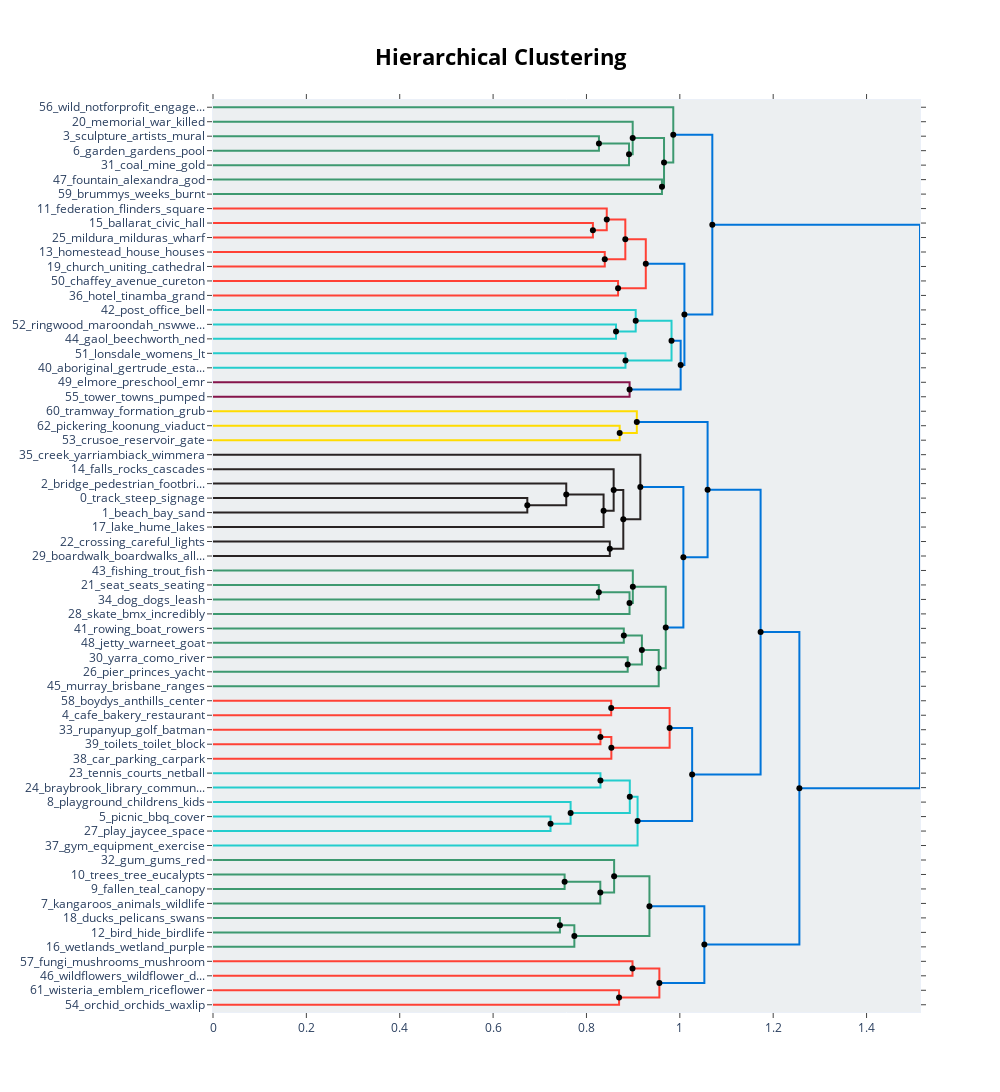

The notebook cell this image was saved under:
### Code cell
# what happen when merging topics as well
hierarchical_topics = topic_model.hierarchical_topics(docs)
topic_model.visualize_hierarchy(hierarchical_topics=hierarchical_topics)

### Figure 1 — Plotly figure (JSON) as saved in the notebook; plotly's stock layout.template omitted (floating-point values rounded to 4 significant figures)
{"data": [{"hoverinfo": "text", "marker": {"color": "rgb(61,153,112)"}, "mode": "lines", "text": ["sculpture_artists_mural_art_wall", "", "", "garden_gardens_pool_botanic_swimming"], "type": "scatter", "x": [0, 0.8267, 0.8267, 0], "xaxis": "x", "y": [-25, -25, -35, -35], "yaxis": "y"}, {"hoverinfo": "text", "marker": {"color": "rgb(61,153,112)"}, "mode": "lines", "text": ["garden_sculpture_gardens_mural_pool", "", "", "coal_mine_gold_foundations_remains"], "type": "scatter", "x": [0.8267, 0.8912, 0.8912, 0], "xaxis": "x", "y": [-30, -30, -45, -45], "yaxis": "y"}, {"hoverinfo": "text", "marker": {"color": "rgb(61,153,112)"}, "mode": "lines", "text": ["memorial_war_killed_cenotaph_john", "", "", "garden_sculpture_gardens_mural_pool"], "type": "scatter", "x": [0, 0.899, 0.899, 0.8912], "xaxis": "x", "y": [-15, -15, -37.5, -37.5], "yaxis": "y"}, {"hoverinfo": "text", "marker": {"color": "rgb(61,153,112)"}, "mode": "lines", "text": ["fountain_alexandra_god_7th_traill", "", "", "brummys_weeks_burnt_bremner_elms"], "type": "scatter", "x": [0, 0.9617, 0.9617, 0], "xaxis": "x", "y": [-55, -55, -65, -65], "yaxis": "y"}, {"hoverinfo": "text", "marker": {"color": "rgb(61,153,112)"}, "mode": "lines", "text": ["gardens_garden_sculpture_memorial_mural", "", "", "fountain_alexandra_god_brummys_weeks"], "type": "scatter", "x": [0.899, 0.9662, 0.9662, 0.9617], "xaxis": "x", "y": [-26.25, -26.25, -60, -60], "yaxis": "y"}, {"hoverinfo": "text", "marker": {"color": "rgb(61,153,112)"}, "mode": "lines", "text": ["wild_notforprofit_engagement_nature_website", "", "", "gardens_garden_sculpture_memorial_pool"], "type": "scatter", "x": [0, 0.986, 0.986, 0.9662], "xaxis": "x", "y": [-5, -5, -43.12, -43.12], "yaxis": "y"}, {"hoverinfo": "text", "marker": {"color": "rgb(255,65,54)"}, "mode": "lines", "text": ["ballarat_civic_hall_cinema_building", "", "", "mildura_milduras_wharf_shillidays_ave"], "type": "scatter", "x": [0, 0.8138, 0.8138, 0], "xaxis": "x", "y": [-85, -85, -95, -95], "yaxis": "y"}, {"hoverinfo": "text", "marker": {"color": "rgb(255,65,54)"}, "mode": "lines", "text": ["federation_flinders_square_argus_arena", "", "", "mildura_ballarat_hall_civic_cinema"], "type": "scatter", "x": [0, 0.8435, 0.8435, 0.8138], "xaxis": "x", "y": [-75, -75, -90, -90], "yaxis": "y"}, {"hoverinfo": "text", "marker": {"color": "rgb(255,65,54)"}, "mode": "lines", "text": ["homestead_house_houses_prefabricated_imported", "", "", "church_uniting_cathedral_sacred_anglican"], "type": "scatter", "x": [0, 0.8392, 0.8392, 0], "xaxis": "x", "y": [-105, -105, -115, -115], "yaxis": "y"}, {"hoverinfo": "text", "marker": {"color": "rgb(255,65,54)"}, "mode": "lines", "text": ["mildura_wharf_federation_ballarat_hall", "", "", "church_uniting_sacred_cathedral_catholic"], "type": "scatter", "x": [0.8435, 0.8832, 0.8832, 0.8392], "xaxis": "x", "y": [-82.5, -82.5, -110, -110], "yaxis": "y"}, {"hoverinfo": "text", "marker": {"color": "rgb(255,65,54)"}, "mode": "lines", "text": ["chaffey_avenue_cureton_bungalow_gatehouse", "", "", "hotel_tinamba_grand_morgala_hardiman"], "type": "scatter", "x": [0, 0.8677, 0.8677, 0], "xaxis": "x", "y": [-125, -125, -135, -135], "yaxis": "y"}, {"hoverinfo": "text", "marker": {"color": "rgb(255,65,54)"}, "mode": "lines", "text": ["church_mildura_homestead_building_house", "", "", "hotel_chaffey_edwardian_tinamba_avenue"], "type": "scatter", "x": [0.8832, 0.9271, 0.9271, 0.8677], "xaxis": "x", "y": [-96.25, -96.25, -130, -130], "yaxis": "y"}, {"hoverinfo": "text", "marker": {"color": "rgb(35,205,205)"}, "mode": "lines", "text": ["ringwood_maroondah_nswwestpac_finnish_savings", "", "", "gaol_beechworth_ned_precinct_prisoners"], "type": "scatter", "x": [0, 0.8633, 0.8633, 0], "xaxis": "x", "y": [-155, -155, -165, -165], "yaxis": "y"}, {"hoverinfo": "text", "marker": {"color": "rgb(35,205,205)"}, "mode": "lines", "text": ["post_office_bell_clock_letterbox", "", "", "beechworth_ringwood_gaol_ned_courthouse"], "type": "scatter", "x": [0, 0.9055, 0.9055, 0.8633], "xaxis": "x", "y": [-145, -145, -160, -160], "yaxis": "y"}, {"hoverinfo": "text", "marker": {"color": "rgb(35,205,205)"}, "mode": "lines", "text": ["lonsdale_womens_lt_clinic_364378", "", "", "aboriginal_gertrude_established_koori_health"], "type": "scatter", "x": [0, 0.8836, 0.8836, 0], "xaxis": "x", "y": [-175, -175, -185, -185], "yaxis": "y"}, {"hoverinfo": "text", "marker": {"color": "rgb(35,205,205)"}, "mode": "lines", "text": ["office_post_ringwood_beechworth_bell", "", "", "aboriginal_lonsdale_gertrude_womens_women"], "type": "scatter", "x": [0.9055, 0.9822, 0.9822, 0.8836], "xaxis": "x", "y": [-152.5, -152.5, -180, -180], "yaxis": "y"}, {"hoverinfo": "text", "marker": {"color": "rgb(133,20,75)"}, "mode": "lines", "text": ["elmore_preschool_emr_station_kathleen", "", "", "tower_towns_pumped_supply_towers"], "type": "scatter", "x": [0, 0.8924, 0.8924, 0], "xaxis": "x", "y": [-195, -195, -205, -205], "yaxis": "y"}, {"hoverinfo": "text", "marker": {"color": "rgb(0,116,217)"}, "mode": "lines", "text": ["office_post_ringwood_beechworth_aboriginal", "", "", "elmore_tower_preschool_1972_station"], "type": "scatter", "x": [0.9822, 1.002, 1.002, 0.8924], "xaxis": "x", "y": [-166.2, -166.2, -200, -200], "yaxis": "y"}, {"hoverinfo": "text", "marker": {"color": "rgb(0,116,217)"}, "mode": "lines", "text": ["church_mildura_building_hotel_homestead", "", "", "office_elmore_post_tower_ringwood"], "type": "scatter", "x": [0.9271, 1.01, 1.01, 1.002], "xaxis": "x", "y": [-113.1, -113.1, -183.1, -183.1], "yaxis": "y"}, {"hoverinfo": "text", "marker": {"color": "rgb(0,116,217)"}, "mode": "lines", "text": ["gardens_garden_sculpture_memorial_pool", "", "", "church_building_mildura_built_house"], "type": "scatter", "x": [0.986, 1.07, 1.07, 1.01], "xaxis": "x", "y": [-24.06, -24.06, -148.1, -148.1], "yaxis": "y"}, {"hoverinfo": "text", "marker": {"color": "rgb(255,220,0)"}, "mode": "lines", "text": ["pickering_koonung_viaduct_doncaster_cable", "", "", "crusoe_reservoir_gate_millers_spillover"], "type": "scatter", "x": [0, 0.8711, 0.8711, 0], "xaxis": "x", "y": [-225, -225, -235, -235], "yaxis": "y"}, {"hoverinfo": "text", "marker": {"color": "rgb(255,220,0)"}, "mode": "lines", "text": ["tramway_formation_grub_lysterfield_expensive", "", "", "crusoe_reservoir_pickering_koonung_viaduct"], "type": "scatter", "x": [0, 0.9079, 0.9079, 0.8711], "xaxis": "x", "y": [-215, -215, -230, -230], "yaxis": "y"}, {"hoverinfo": "text", "marker": {"color": "rgb(40,35,35)"}, "mode": "lines", "text": ["track_steep_signage_gravel_top", "", "", "beach_bay_sand_tide_breakwater"], "type": "scatter", "x": [0, 0.6733, 0.6733, 0], "xaxis": "x", "y": [-275, -275, -285, -285], "yaxis": "y"}, {"hoverinfo": "text", "marker": {"color": "rgb(40,35,35)"}, "mode": "lines", "text": ["bridge_pedestrian_footbridge_railway_underpass", "", "", "beach_bay_track_steep_path"], "type": "scatter", "x": [0, 0.7567, 0.7567, 0.6733], "xaxis": "x", "y": [-265, -265, -280, -280], "yaxis": "y"}, {"hoverinfo": "text", "marker": {"color": "rgb(40,35,35)"}, "mode": "lines", "text": ["beach_bridge_bay_track_steep", "", "", "lake_hume_lakes_weeroona_treganowan"], "type": "scatter", "x": [0.7567, 0.8367, 0.8367, 0], "xaxis": "x", "y": [-272.5, -272.5, -295, -295], "yaxis": "y"}, {"hoverinfo": "text", "marker": {"color": "rgb(40,35,35)"}, "mode": "lines", "text": ["falls_rocks_cascades_volcanic_boulders", "", "", "beach_bridge_bay_track_views"], "type": "scatter", "x": [0, 0.8583, 0.8583, 0.8367], "xaxis": "x", "y": [-255, -255, -283.8, -283.8], "yaxis": "y"}, {"hoverinfo": "text", "marker": {"color": "rgb(40,35,35)"}, "mode": "lines", "text": ["crossing_careful_lights_traffic_trucks", "", "", "boardwalk_boardwalks_allows_wet_slipways"], "type": "scatter", "x": [0, 0.85, 0.85, 0], "xaxis": "x", "y": [-305, -305, -315, -315], "yaxis": "y"}, {"hoverinfo": "text", "marker": {"color": "rgb(40,35,35)"}, "mode": "lines", "text": ["beach_bridge_falls_bay_track", "", "", "boardwalk_crossing_careful_lights_busy"], "type": "scatter", "x": [0.8583, 0.8789, 0.8789, 0.85], "xaxis": "x", "y": [-269.4, -269.4, -310, -310], "yaxis": "y"}, {"hoverinfo": "text", "marker": {"color": "rgb(40,35,35)"}, "mode": "lines", "text": ["creek_yarriambiack_wimmera_stony_hidden", "", "", "beach_bridge_crossing_bay_falls"], "type": "scatter", "x": [0, 0.9154, 0.9154, 0.8789], "xaxis": "x", "y": [-245, -245, -289.7, -289.7], "yaxis": "y"}, {"hoverinfo": "text", "marker": {"color": "rgb(61,153,112)"}, "mode": "lines", "text": ["seat_seats_seating_rest_plenty", "", "", "dog_dogs_leash_pooch_bags"], "type": "scatter", "x": [0, 0.8265, 0.8265, 0], "xaxis": "x", "y": [-335, -335, -345, -345], "yaxis": "y"}, {"hoverinfo": "text", "marker": {"color": "rgb(61,153,112)"}, "mode": "lines", "text": ["dog_seat_seats_dogs_seating", "", "", "skate_bmx_incredibly_bigger_jumps"], "type": "scatter", "x": [0.8265, 0.8922, 0.8922, 0], "xaxis": "x", "y": [-340, -340, -355, -355], "yaxis": "y"}, {"hoverinfo": "text", "marker": {"color": "rgb(61,153,112)"}, "mode": "lines", "text": ["fishing_trout_fish_anglers_azure", "", "", "skate_dog_seat_seats_bmx"], "type": "scatter", "x": [0, 0.8993, 0.8993, 0.8922], "xaxis": "x", "y": [-325, -325, -347.5, -347.5], "yaxis": "y"}, {"hoverinfo": "text", "marker": {"color": "rgb(61,153,112)"}, "mode": "lines", "text": ["rowing_boat_rowers_clubs_apex", "", "", "jetty_warneet_goat_coffs_bench"], "type": "scatter", "x": [0, 0.88, 0.88, 0], "xaxis": "x", "y": [-365, -365, -375, -375], "yaxis": "y"}, {"hoverinfo": "text", "marker": {"color": "rgb(61,153,112)"}, "mode": "lines", "text": ["yarra_como_river_mcec_yalam", "", "", "pier_princes_yacht_altona_port"], "type": "scatter", "x": [0, 0.8883, 0.8883, 0], "xaxis": "x", "y": [-385, -385, -395, -395], "yaxis": "y"}, {"hoverinfo": "text", "marker": {"color": "rgb(61,153,112)"}, "mode": "lines", "text": ["jetty_rowing_boat_rowers_warneet", "", "", "yarra_pier_princes_port_yacht"], "type": "scatter", "x": [0.88, 0.9187, 0.9187, 0.8883], "xaxis": "x", "y": [-370, -370, -390, -390], "yaxis": "y"}, {"hoverinfo": "text", "marker": {"color": "rgb(61,153,112)"}, "mode": "lines", "text": ["yarra_jetty_pier_rowing_princes", "", "", "murray_brisbane_ranges_rivers_junction"], "type": "scatter", "x": [0.9187, 0.9547, 0.9547, 0], "xaxis": "x", "y": [-380, -380, -405, -405], "yaxis": "y"}, {"hoverinfo": "text", "marker": {"color": "rgb(61,153,112)"}, "mode": "lines", "text": ["skate_dog_seat_seats_bmx", "", "", "yarra_jetty_pier_murray_boat"], "type": "scatter", "x": [0.8993, 0.9698, 0.9698, 0.9547], "xaxis": "x", "y": [-336.2, -336.2, -392.5, -392.5], "yaxis": "y"}, {"hoverinfo": "text", "marker": {"color": "rgb(0,116,217)"}, "mode": "lines", "text": ["beach_bridge_crossing_bay_falls", "", "", "skate_yarra_pier_jetty_dog"], "type": "scatter", "x": [0.9154, 1.008, 1.008, 0.9698], "xaxis": "x", "y": [-267.3, -267.3, -364.4, -364.4], "yaxis": "y"}, {"hoverinfo": "text", "marker": {"color": "rgb(0,116,217)"}, "mode": "lines", "text": ["tramway_crusoe_reservoir_pickering_koonung", "", "", "beach_bridge_bay_track_views"], "type": "scatter", "x": [0.9079, 1.059, 1.059, 1.008], "xaxis": "x", "y": [-222.5, -222.5, -315.9, -315.9], "yaxis": "y"}, {"hoverinfo": "text", "marker": {"color": "rgb(255,65,54)"}, "mode": "lines", "text": ["boydys_anthills_center_mornington_ice", "", "", "cafe_bakery_restaurant_coffee_shop"], "type": "scatter", "x": [0, 0.853, 0.853, 0], "xaxis": "x", "y": [-415, -415, -425, -425], "yaxis": "y"}, {"hoverinfo": "text", "marker": {"color": "rgb(255,65,54)"}, "mode": "lines", "text": ["rupanyup_golf_batman_keysborough_post", "", "", "toilets_toilet_block_public_showers"], "type": "scatter", "x": [0, 0.83, 0.83, 0], "xaxis": "x", "y": [-435, -435, -445, -445], "yaxis": "y"}, {"hoverinfo": "text", "marker": {"color": "rgb(255,65,54)"}, "mode": "lines", "text": ["rupanyup_toilets_golf_toilet_public", "", "", "car_parking_carpark_thunder_dee"], "type": "scatter", "x": [0.83, 0.8533, 0.8533, 0], "xaxis": "x", "y": [-440, -440, -455, -455], "yaxis": "y"}, {"hoverinfo": "text", "marker": {"color": "rgb(255,65,54)"}, "mode": "lines", "text": ["cafe_bakery_restaurant_shop_coffee", "", "", "rupanyup_toilets_car_parking_golf"], "type": "scatter", "x": [0.853, 0.9781, 0.9781, 0.8533], "xaxis": "x", "y": [-420, -420, -447.5, -447.5], "yaxis": "y"}, {"hoverinfo": "text", "marker": {"color": "rgb(35,205,205)"}, "mode": "lines", "text": ["tennis_courts_netball_basketball_trugo", "", "", "braybrook_library_community_primary_school"], "type": "scatter", "x": [0, 0.83, 0.83, 0], "xaxis": "x", "y": [-465, -465, -475, -475], "yaxis": "y"}, {"hoverinfo": "text", "marker": {"color": "rgb(35,205,205)"}, "mode": "lines", "text": ["picnic_bbq_cover_tables_table", "", "", "play_jaycee_space_michie_snowgum"], "type": "scatter", "x": [0, 0.7231, 0.7231, 0], "xaxis": "x", "y": [-495, -495, -505, -505], "yaxis": "y"}, {"hoverinfo": "text", "marker": {"color": "rgb(35,205,205)"}, "mode": "lines", "text": ["playground_childrens_kids_bayswater_wallace", "", "", "bbq_picnic_tables_cover_bbqs"], "type": "scatter", "x": [0, 0.766, 0.766, 0.7231], "xaxis": "x", "y": [-485, -485, -500, -500], "yaxis": "y"}, {"hoverinfo": "text", "marker": {"color": "rgb(35,205,205)"}, "mode": "lines", "text": ["tennis_braybrook_courts_netball_basketball", "", "", "playground_bbq_picnic_tables_play"], "type": "scatter", "x": [0.83, 0.8928, 0.8928, 0.766], "xaxis": "x", "y": [-470, -470, -492.5, -492.5], "yaxis": "y"}, {"hoverinfo": "text", "marker": {"color": "rgb(35,205,205)"}, "mode": "lines", "text": ["playground_bbq_picnic_tennis_play", "", "", "gym_equipment_exercise_outdoor_consists"], "type": "scatter", "x": [0.8928, 0.9095, 0.9095, 0], "xaxis": "x", "y": [-481.2, -481.2, -515, -515], "yaxis": "y"}, {"hoverinfo": "text", "marker": {"color": "rgb(0,116,217)"}, "mode": "lines", "text": ["cafe_bakery_restaurant_shop_coffee", "", "", "playground_bbq_picnic_equipment_tennis"], "type": "scatter", "x": [0.9781, 1.026, 1.026, 0.9095], "xaxis": "x", "y": [-433.8, -433.8, -498.1, -498.1], "yaxis": "y"}, {"hoverinfo": "text", "marker": {"color": "rgb(0,116,217)"}, "mode": "lines", "text": ["beach_bridge_track_bay_views", "", "", "playground_bbq_picnic_equipment_toilets"], "type": "scatter", "x": [1.059, 1.173, 1.173, 1.026], "xaxis": "x", "y": [-269.2, -269.2, -465.9, -465.9], "yaxis": "y"}, {"hoverinfo": "text", "marker": {"color": "rgb(61,153,112)"}, "mode": "lines", "text": ["trees_tree_eucalypts_native_revegetation", "", "", "fallen_teal_canopy_heathland_logs"], "type": "scatter", "x": [0, 0.7532, 0.7532, 0], "xaxis": "x", "y": [-535, -535, -545, -545], "yaxis": "y"}, {"hoverinfo": "text", "marker": {"color": "rgb(61,153,112)"}, "mode": "lines", "text": ["trees_tree_native_grass_revegetation", "", "", "kangaroos_animals_wildlife_echidna_lizard"], "type": "scatter", "x": [0.7532, 0.8297, 0.8297, 0], "xaxis": "x", "y": [-540, -540, -555, -555], "yaxis": "y"}, {"hoverinfo": "text", "marker": {"color": "rgb(61,153,112)"}, "mode": "lines", "text": ["gum_gums_red_gumtree_twisting", "", "", "trees_tree_native_grass_wildlife"], "type": "scatter", "x": [0, 0.8593, 0.8593, 0.8297], "xaxis": "x", "y": [-525, -525, -547.5, -547.5], "yaxis": "y"}, {"hoverinfo": "text", "marker": {"color": "rgb(61,153,112)"}, "mode": "lines", "text": ["ducks_pelicans_swans_pelican_cormorants", "", "", "bird_hide_birdlife_nesting_birds"], "type": "scatter", "x": [0, 0.7431, 0.7431, 0], "xaxis": "x", "y": [-565, -565, -575, -575], "yaxis": "y"}, {"hoverinfo": "text", "marker": {"color": "rgb(61,153,112)"}, "mode": "lines", "text": ["ducks_bird_pelicans_birds_birdlife", "", "", "wetlands_wetland_purple_ivanhoe_swamphen"], "type": "scatter", "x": [0.7431, 0.774, 0.774, 0], "xaxis": "x", "y": [-570, -570, -585, -585], "yaxis": "y"}, {"hoverinfo": "text", "marker": {"color": "rgb(61,153,112)"}, "mode": "lines", "text": ["trees_gum_tree_gums_native", "", "", "wetlands_bird_ducks_birds_wetland"], "type": "scatter", "x": [0.8593, 0.9349, 0.9349, 0.774], "xaxis": "x", "y": [-536.2, -536.2, -577.5, -577.5], "yaxis": "y"}, {"hoverinfo": "text", "marker": {"color": "rgb(255,65,54)"}, "mode": "lines", "text": ["fungi_mushrooms_mushroom_spider_descend", "", "", "wildflowers_wildflower_daisies_yam_meadow"], "type": "scatter", "x": [0, 0.8986, 0.8986, 0], "xaxis": "x", "y": [-595, -595, -605, -605], "yaxis": "y"}, {"hoverinfo": "text", "marker": {"color": "rgb(255,65,54)"}, "mode": "lines", "text": ["wisteria_emblem_riceflower_dilwinia_flowers", "", "", "orchid_orchids_waxlip_glossodia_43"], "type": "scatter", "x": [0, 0.8699, 0.8699, 0], "xaxis": "x", "y": [-615, -615, -625, -625], "yaxis": "y"}, {"hoverinfo": "text", "marker": {"color": "rgb(255,65,54)"}, "mode": "lines", "text": ["fungi_wildflowers_wildflower_daisies_mushrooms", "", "", "orchid_orchids_flowers_waxlip_heath"], "type": "scatter", "x": [0.8986, 0.9562, 0.9562, 0.8699], "xaxis": "x", "y": [-600, -600, -620, -620], "yaxis": "y"}, {"hoverinfo": "text", "marker": {"color": "rgb(0,116,217)"}, "mode": "lines", "text": ["trees_wetlands_bird_birds_ducks", "", "", "orchid_fungi_orchids_wildflowers_wildflower"], "type": "scatter", "x": [0.9349, 1.053, 1.053, 0.9562], "xaxis": "x", "y": [-556.9, -556.9, -610, -610], "yaxis": "y"}, {"hoverinfo": "text", "marker": {"color": "rgb(0,116,217)"}, "mode": "lines", "text": ["beach_playground_bridge_picnic_bbq", "", "", "trees_wetlands_bird_birds_ducks"], "type": "scatter", "x": [1.173, 1.256, 1.256, 1.053], "xaxis": "x", "y": [-367.6, -367.6, -583.4, -583.4], "yaxis": "y"}, {"hoverinfo": "text", "marker": {"color": "rgb(0,116,217)"}, "mode": "lines", "text": ["church_gardens_building_was_garden", "", "", "beach_playground_bridge_picnic_track"], "type": "scatter", "x": [1.07, 1.514, 1.514, 1.256], "xaxis": "x", "y": [-86.09, -86.09, -475.5, -475.5], "yaxis": "y"}, {"hoverinfo": "text", "hovertext": ["garden_sculpture_gardens_mural_pool", "gardens_garden_sculpture_memorial_mural", "mildura_wharf_federation_ballarat_hall", "church_mildura_homestead_building_house", "office_post_ringwood_beechworth_bell", "office_post_ringwood_beechworth_aboriginal", "church_mildura_building_hotel_homestead", "gardens_garden_sculpture_memorial_pool", "beach_bridge_bay_track_steep", "beach_bridge_falls_bay_track", "dog_seat_seats_dogs_seating", "jetty_rowing_boat_rowers_warneet", "yarra_jetty_pier_rowing_princes", "skate_dog_seat_seats_bmx", "beach_bridge_crossing_bay_falls", "tramway_crusoe_reservoir_pickering_koonung", "rupanyup_toilets_golf_toilet_public", "cafe_bakery_restaurant_shop_coffee", "tennis_braybrook_courts_netball_basketball", "playground_bbq_picnic_tennis_play", "cafe_bakery_restaurant_shop_coffee", "beach_bridge_track_bay_views", "trees_tree_native_grass_revegetation", "ducks_bird_pelicans_birds_birdlife", "trees_gum_tree_gums_native", "fungi_wildflowers_wildflower_daisies_mushrooms", "trees_wetlands_bird_birds_ducks", "beach_playground_bridge_picnic_bbq", "church_gardens_building_was_garden"], "marker": {"color": "black"}, "mode": "markers", "showlegend": false, "type": "scatter", "x": [0.8267, 0.899, 0.8435, 0.8832, 0.9055, 0.9822, 0.9271, 0.986, 0.7567, 0.8583, 0.8265, 0.88, 0.9187, 0.8993, 0.9154, 0.9079, 0.83, 0.853, 0.83, 0.8928, 0.9781, 1.059, 0.7532, 0.7431, 0.8593, 0.8986, 0.9349, 1.173, 1.07], "y": [-30, -26.25, -82.5, -96.25, -152.5, -166.2, -113.1, -24.06, -272.5, -269.4, -340, -370, -380, -336.2, -267.3, -222.5, -440, -420, -470, -481.2, -433.8, -269.2, -540, -570, -536.2, -600, -556.9, -367.6, -86.09]}, {"hoverinfo": "text", "hovertext": ["garden_sculpture_gardens_mural_pool", "fountain_alexandra_god_brummys_weeks", "gardens_garden_sculpture_memorial_pool", "mildura_ballarat_hall_civic_cinema", "church_uniting_sacred_cathedral_catholic", "hotel_chaffey_edwardian_tinamba_avenue", "beechworth_ringwood_gaol_ned_courthouse", "aboriginal_lonsdale_gertrude_womens_women", "elmore_tower_preschool_1972_station", "office_elmore_post_tower_ringwood", "church_building_mildura_built_house", "crusoe_reservoir_pickering_koonung_viaduct", "beach_bay_track_steep_path", "beach_bridge_bay_track_views", "boardwalk_crossing_careful_lights_busy", "beach_bridge_crossing_bay_falls", "skate_dog_seat_seats_bmx", "yarra_pier_princes_port_yacht", "yarra_jetty_pier_murray_boat", "skate_yarra_pier_jetty_dog", "beach_bridge_bay_track_views", "rupanyup_toilets_car_parking_golf", "bbq_picnic_tables_cover_bbqs", "playground_bbq_picnic_tables_play", "playground_bbq_picnic_equipment_tennis", "playground_bbq_picnic_equipment_toilets", "trees_tree_native_grass_wildlife", "wetlands_bird_ducks_birds_wetland", "orchid_orchids_flowers_waxlip_heath", "orchid_fungi_orchids_wildflowers_wildflower", "trees_wetlands_bird_birds_ducks", "beach_playground_bridge_picnic_track"], "marker": {"color": "black"}, "mode": "markers", "showlegend": false, "type": "scatter", "x": [0.8912, 0.9617, 0.9662, 0.8138, 0.8392, 0.8677, 0.8633, 0.8836, 0.8924, 1.002, 1.01, 0.8711, 0.6733, 0.8367, 0.85, 0.8789, 0.8922, 0.8883, 0.9547, 0.9698, 1.008, 0.8533, 0.7231, 0.766, 0.9095, 1.026, 0.8297, 0.774, 0.8699, 0.9562, 1.053, 1.256], "y": [-37.5, -60, -43.12, -90, -110, -130, -160, -180, -200, -183.1, -148.1, -230, -280, -283.8, -310, -289.7, -347.5, -390, -392.5, -364.4, -315.9, -447.5, -500, -492.5, -498.1, -465.9, -547.5, -577.5, -620, -610, -583.4, -475.5]}], "layout": {"autosize": false, "height": 1145, "hoverlabel": {"bgcolor": "white", "font": {"family": "Rockwell", "size": 16}}, "hovermode": "closest", "plot_bgcolor": "#ECEFF1", "showlegend": false, "title": {"font": {"color": "Black", "size": 22}, "text": "<b>Hierarchical Clustering</b>", "x": 0.5, "xanchor": "center", "yanchor": "top"}, "width": 1000, "xaxis": {"mirror": "allticks", "rangemode": "tozero", "showgrid": false, "showline": true, "showticklabels": true, "ticks": "outside", "type": "linear", "zeroline": false}, "yaxis": {"mirror": "allticks", "range": [-630, 0], "rangemode": "tozero", "showgrid": false, "showline": true, "showticklabels": true, "tickmode": "array", "ticks": "outside", "ticktext": ["56_wild_notforprofit_engage...", "20_memorial_war_killed", "3_sculpture_artists_mural", "6_garden_gardens_pool", "31_coal_mine_gold", "47_fountain_alexandra_god", "59_brummys_weeks_burnt", "11_federation_flinders_square", "15_ballarat_civic_hall", "25_mildura_milduras_wharf", "13_homestead_house_houses", "19_church_uniting_cathedral", "50_chaffey_avenue_cureton", "36_hotel_tinamba_grand", "42_post_office_bell", "52_ringwood_maroondah_nswwe...", "44_gaol_beechworth_ned", "51_lonsdale_womens_lt", "40_aboriginal_gertrude_esta...", "49_elmore_preschool_emr", "55_tower_towns_pumped", "60_tramway_formation_grub", "62_pickering_koonung_viaduct", "53_crusoe_reservoir_gate", "35_creek_yarriambiack_wimmera", "14_falls_rocks_cascades", "2_bridge_pedestrian_footbri...", "0_track_steep_signage", "1_beach_bay_sand", "17_lake_hume_lakes", "22_crossing_careful_lights", "29_boardwalk_boardwalks_all...", "43_fishing_trout_fish", "21_seat_seats_seating", "34_dog_dogs_leash", "28_skate_bmx_incredibly", "41_rowing_boat_rowers", "48_jetty_warneet_goat", "30_yarra_como_river", "26_pier_princes_yacht", "45_murray_brisbane_ranges", "58_boydys_anthills_center", "4_cafe_bakery_restaurant", "33_rupanyup_golf_batman", "39_toilets_toilet_block", "38_car_parking_carpark", "23_tennis_courts_netball", "24_braybrook_library_commun...", "8_playground_childrens_kids", "5_picnic_bbq_cover", "27_play_jaycee_space", "37_gym_equipment_exercise", "32_gum_gums_red", "10_trees_tree_eucalypts", "9_fallen_teal_canopy", "7_kangaroos_animals_wildlife", "18_ducks_pelicans_swans", "12_bird_hide_birdlife", "16_wetlands_wetland_purple", "57_fungi_mushrooms_mushroom", "46_wildflowers_wildflower_d...", "61_wisteria_emblem_riceflower", "54_orchid_orchids_waxlip"], "tickvals": [-5, -15, -25, -35, -45, -55, -65, -75, -85, -95, -105, -115, -125, -135, -145, -155, -165, -175, -185, -195, -205, -215, -225, -235, -245, -255, -265, -275, -285, -295, -305, -315, -325, -335, -345, -355, -365, -375, -385, -395, -405, -415, -425, -435, -445, -455, -465, -475, -485, -495, -505, -515, -525, -535, -545, -555, -565, -575, -585, -595, -605, -615, -625], "type": "linear", "zeroline": false}}}
